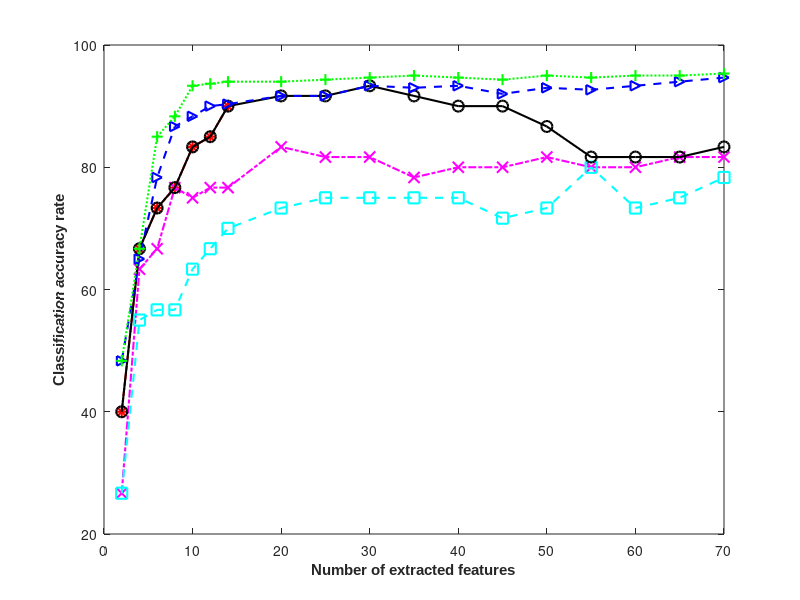

Source code (MATLAB): (Note: this script raises an error after producing the figure.)
clear;
clc;
x1=[2,4,6,8,10,12,14]
x2=[2,4,6,8,10,12,14,20,25,30,35,40,45,50,55,60,65,70];


y1=[40,66.67,73.33,76.67,83.33,85,90];
y2=[26.67,63.33,66.67,76.67,75,76.67,76.67,83.33,81.67,81.67,78.33,80,80,81.67,80,80, 81.67,81.67]

y20=[26.67,55,56.67,56.67,63.33,66.67,70,73.33,75,75,75,75,71.67,73.33,80,73.33,75,78.33]

y3=[40,66.67,73.33,76.67,83.33,85,90,91.67,91.67,93.33,91.67,90,90,86.67,81.67,81.67,81.67,83.33]

y4=[48.33,65,78.33,86.67,88.33,90,90.33,91.67,91.67,93.33,93,93.33,92,93,92.67,93.33,94,94.67]
y5=[48.33,66.67,85,88.33,93.33,93.67,94,94,94.33,94.67,95,94.67,94.33,95,94.67,95,95,95.33]
figure(1)
plot(x1,y1,'r*-.','LineWidth',1.5,'markersize',8);
hold on;
plot(x2,y2,'mx-.','LineWidth',1.5,'markersize',8);
hold on
plot(x2,y20,'cs--','LineWidth',1.5,'markersize',8);
hold on
plot(x2,y3,'ko-','LineWidth',1.5,'markersize',8);
hold on
plot(x2,y4,'b>--','LineWidth',1.5,'markersize',7);
hold on
plot(x2,y5,'g+:','LineWidth',1.5,'markersize',8);
% xlabel('Number of extracted features','FontName','Times New Roman');
% ylabel('Classification accuracy rate','FontName','Times New Roman');

xlabel('Number of extracted features','FontName','Arial','FontSize',11,'FontWeight','Bold');
ylabel('Classification accuracy rate','FontName','Arial','FontSize',11,'FontWeight','Bold');
legend('LDA','PCA','SLLE','GLDA-TRA','BFE','LSBFE',0)
%set(gca, 'LineWidth', 1.5);
set(gca,'LineWidth', 1.5,'FontName','Arial','FontSize',10,'FontWeight','Bold')

export_fig Yale_re.eps -painters -transparent